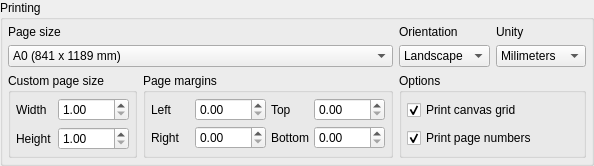
       <widget class="QGroupBox" name="printing_gb">
        <property name="sizePolicy">
         <sizepolicy hsizetype="Expanding" vsizetype="Preferred">
          <horstretch>0</horstretch>
          <verstretch>0</verstretch>
         </sizepolicy>
        </property>
        <property name="title">
         <string>Printing</string>
        </property>
        <layout class="QGridLayout" name="gridLayout_9">
         <property name="leftMargin">
          <number>5</number>
         </property>
         <property name="topMargin">
          <number>5</number>
         </property>
         <property name="rightMargin">
          <number>5</number>
         </property>
         <property name="bottomMargin">
          <number>5</number>
         </property>
         <item row="0" column="0">
          <layout class="QVBoxLayout" name="verticalLayout_3">
           <item>
            <widget class="QLabel" name="paper_lbl">
             <property name="sizePolicy">
              <sizepolicy hsizetype="Fixed" vsizetype="Preferred">
               <horstretch>0</horstretch>
               <verstretch>0</verstretch>
              </sizepolicy>
             </property>
             <property name="text">
              <string>Page size</string>
             </property>
            </widget>
           </item>
           <item>
            <layout class="QHBoxLayout" name="horizontalLayout_5">
             <item>
              <widget class="QComboBox" name="paper_cmb">
               <property name="sizePolicy">
                <sizepolicy hsizetype="Expanding" vsizetype="Fixed">
                 <horstretch>0</horstretch>
                 <verstretch>0</verstretch>
                </sizepolicy>
               </property>
               <property name="maximumSize">
                <size>
                 <width>16777215</width>
                 <height>16777215</height>
                </size>
               </property>
               <property name="currentIndex">
                <number>0</number>
               </property>
               <property name="iconSize">
                <size>
                 <width>28</width>
                 <height>28</height>
                </size>
               </property>
               <item>
                <property name="text">
                 <string>A0 (841 x 1189 mm)</string>
                </property>
               </item>
               <item>
                <property name="text">
                 <string>A1 (594 x 841 mm)</string>
                </property>
               </item>
               <item>
                <property name="text">
                 <string>A2 (420 x 594 mm)</string>
                </property>
               </item>
               <item>
                <property name="text">
                 <string>A3 (297 x 420 mm)</string>
                </property>
               </item>
               <item>
                <property name="text">
                 <string>A4 (210 x 297 mm)</string>
                </property>
               </item>
               <item>
                <property name="text">
                 <string>A5 (148 x 210 mm)</string>
                </property>
               </item>
               <item>
                <property name="text">
                 <string>A6 (105 x 148 mm)</string>
                </property>
               </item>
               <item>
                <property name="text">
                 <string>A7 (74 x 105 mm)</string>
                </property>
               </item>
               <item>
                <property name="text">
                 <string>A8 (52 x 74 mm)</string>
                </property>
               </item>
               <item>
                <property name="text">
                 <string>A9 (37 x 52 mm)</string>
                </property>
               </item>
               <item>
                <property name="text">
                 <string>B0 (1030 x 1456 mm)</string>
                </property>
               </item>
               <item>
                <property name="text">
                 <string>B1 (728 x 1030 mm)</string>
                </property>
               </item>
               <item>
                <property name="text">
                 <string>B10 (32 x 45 mm)</string>
                </property>
               </item>
               <item>
                <property name="text">
                 <string>B2 (515 x 728 mm)</string>
                </property>
               </item>
               <item>
                <property name="text">
                 <string>B3 (364 x 515 mm)</string>
                </property>
               </item>
               <item>
                <property name="text">
                 <string>B4 (257 x 364 mm)</string>
                </property>
               </item>
               <item>
                <property name="text">
                 <string>B5 (182 x 257 mm)</string>
                </property>
               </item>
               <item>
                <property name="text">
                 <string>B6 (128 x 182 mm)</string>
                </property>
               </item>
               <item>
                <property name="text">
                 <string>B7 (91 x 128 mm)</string>
                </property>
               </item>
               <item>
                <property name="text">
                 <string>B8 (64 x 91 mm)</string>
                </property>
               </item>
               <item>
                <property name="text">
                 <string>B9 (45 x 64 mm)</string>
                </property>
               </item>
               <item>
                <property name="text">
                 <string>C5E (163 x 229 mm)</string>
                </property>
               </item>
               <item>
                <property name="text">
                 <string>Comm10E (105 x 241 mm)</string>
                </property>
               </item>
               <item>
                <property name="text">
                 <string>DLE (110 x 220 mm)</string>
                </property>
               </item>
               <item>
                <property name="text">
                 <string>Executive (191 x 254 mm)</string>
                </property>
               </item>
               <item>
                <property name="text">
                 <string>Folio (210 x 330 mm)</string>
                </property>
               </item>
               <item>
                <property name="text">
                 <string>Ledger (432 x 279 mm)</string>
                </property>
               </item>
               <item>
                <property name="text">
                 <string>Legal (216 x 356 mm)</string>
                </property>
               </item>
               <item>
                <property name="text">
                 <string>Letter (216 x 279 mm)</string>
                </property>
               </item>
               <item>
                <property name="text">
                 <string>Tabloid (279 x 432 mm)</string>
                </property>
               </item>
               <item>
                <property name="text">
                 <string>Custom</string>
                </property>
               </item>
              </widget>
             </item>
            </layout>
           </item>
          </layout>
         </item>
         <item row="0" column="1">
          <layout class="QVBoxLayout" name="verticalLayout_4">
           <item>
            <widget class="QLabel" name="orientation_lbl">
             <property name="sizePolicy">
              <sizepolicy hsizetype="Fixed" vsizetype="Preferred">
               <horstretch>0</horstretch>
               <verstretch>0</verstretch>
              </sizepolicy>
             </property>
             <property name="text">
              <string>Orientation</string>
             </property>
            </widget>
           </item>
           <item>
            <widget class="QComboBox" name="orientation_cmb">
             <property name="sizePolicy">
              <sizepolicy hsizetype="Fixed" vsizetype="Fixed">
               <horstretch>0</horstretch>
               <verstretch>0</verstretch>
              </sizepolicy>
             </property>
             <item>
              <property name="text">
               <string>Landscape</string>
              </property>
             </item>
             <item>
              <property name="text">
               <string>Portrait</string>
              </property>
             </item>
            </widget>
           </item>
          </layout>
         </item>
         <item row="0" column="2">
          <layout class="QVBoxLayout" name="verticalLayout_7">
           <item>
            <widget class="QLabel" name="label">
             <property name="sizePolicy">
              <sizepolicy hsizetype="Fixed" vsizetype="Preferred">
               <horstretch>0</horstretch>
               <verstretch>0</verstretch>
              </sizepolicy>
             </property>
             <property name="text">
              <string>Unity</string>
             </property>
            </widget>
           </item>
           <item>
            <widget class="QComboBox" name="unity_cmb">
             <property name="sizePolicy">
              <sizepolicy hsizetype="Fixed" vsizetype="Fixed">
               <horstretch>0</horstretch>
               <verstretch>0</verstretch>
              </sizepolicy>
             </property>
             <property name="currentIndex">
              <number>0</number>
             </property>
             <property name="iconSize">
              <size>
               <width>28</width>
               <height>28</height>
              </size>
             </property>
             <item>
              <property name="text">
               <string>Milimeters</string>
              </property>
             </item>
             <item>
              <property name="text">
               <string>Pixels</string>
              </property>
             </item>
             <item>
              <property name="text">
               <string>Inches</string>
              </property>
             </item>
             <item>
              <property name="text">
               <string>Centimeter</string>
              </property>
             </item>
            </widget>
           </item>
          </layout>
         </item>
         <item row="1" column="0">
          <layout class="QHBoxLayout" name="horizontalLayout">
           <item>
            <widget class="QGroupBox" name="custom_page_sz_grp">
             <property name="sizePolicy">
              <sizepolicy hsizetype="Fixed" vsizetype="Preferred">
               <horstretch>0</horstretch>
               <verstretch>0</verstretch>
              </sizepolicy>
             </property>
             <property name="title">
              <string>Custom page size</string>
             </property>
             <layout class="QGridLayout" name="gridLayout_3">
              <property name="leftMargin">
               <number>5</number>
              </property>
              <property name="topMargin">
               <number>5</number>
              </property>
              <property name="rightMargin">
               <number>5</number>
              </property>
              <property name="bottomMargin">
               <number>5</number>
              </property>
              <item row="0" column="0">
               <widget class="QLabel" name="width_lbl">
                <property name="sizePolicy">
                 <sizepolicy hsizetype="Fixed" vsizetype="Preferred">
                  <horstretch>0</horstretch>
                  <verstretch>0</verstretch>
                 </sizepolicy>
                </property>
                <property name="text">
                 <string>Width</string>
                </property>
               </widget>
              </item>
              <item row="0" column="1">
               <widget class="QDoubleSpinBox" name="width_spb">
                <property name="sizePolicy">
                 <sizepolicy hsizetype="Preferred" vsizetype="Fixed">
                  <horstretch>0</horstretch>
                  <verstretch>0</verstretch>
                 </sizepolicy>
                </property>
                <property name="minimum">
                 <double>1.000000000000000</double>
                </property>
                <property name="maximum">
                 <double>9999.989999999999782</double>
                </property>
               </widget>
              </item>
              <item row="1" column="0">
               <widget class="QLabel" name="height_lbl">
                <property name="sizePolicy">
                 <sizepolicy hsizetype="Fixed" vsizetype="Preferred">
                  <horstretch>0</horstretch>
                  <verstretch>0</verstretch>
                 </sizepolicy>
                </property>
                <property name="text">
                 <string>Height</string>
                </property>
               </widget>
              </item>
              <item row="1" column="1">
               <widget class="QDoubleSpinBox" name="height_spb">
                <property name="sizePolicy">
                 <sizepolicy hsizetype="Preferred" vsizetype="Fixed">
                  <horstretch>0</horstretch>
                  <verstretch>0</verstretch>
                 </sizepolicy>
                </property>
                <property name="minimum">
                 <double>1.000000000000000</double>
                </property>
                <property name="maximum">
                 <double>9999.989999999999782</double>
                </property>
               </widget>
              </item>
             </layout>
            </widget>
           </item>
           <item>
            <widget class="QGroupBox" name="page_margins_grp">
             <property name="title">
              <string>Page margins</string>
             </property>
             <layout class="QGridLayout" name="gridLayout">
              <property name="leftMargin">
               <number>5</number>
              </property>
              <property name="topMargin">
               <number>5</number>
              </property>
              <property name="rightMargin">
               <number>5</number>
              </property>
              <property name="bottomMargin">
               <number>5</number>
              </property>
              <property name="spacing">
               <number>5</number>
              </property>
              <item row="1" column="1">
               <widget class="QDoubleSpinBox" name="right_marg">
                <property name="sizePolicy">
                 <sizepolicy hsizetype="Preferred" vsizetype="Fixed">
                  <horstretch>0</horstretch>
                  <verstretch>0</verstretch>
                 </sizepolicy>
                </property>
                <property name="toolTip">
                 <string>Right margin</string>
                </property>
                <property name="maximum">
                 <double>5000.000000000000000</double>
                </property>
               </widget>
              </item>
              <item row="1" column="0">
               <widget class="QLabel" name="right_lbl">
                <property name="sizePolicy">
                 <sizepolicy hsizetype="Fixed" vsizetype="Preferred">
                  <horstretch>0</horstretch>
                  <verstretch>0</verstretch>
                 </sizepolicy>
                </property>
                <property name="minimumSize">
                 <size>
                  <width>39</width>
                  <height>0</height>
                 </size>
                </property>
                <property name="text">
                 <string>Right</string>
                </property>
               </widget>
              </item>
              <item row="1" column="2">
               <widget class="QLabel" name="bottom_lbl">
                <property name="sizePolicy">
                 <sizepolicy hsizetype="Fixed" vsizetype="Preferred">
                  <horstretch>0</horstretch>
                  <verstretch>0</verstretch>
                 </sizepolicy>
                </property>
                <property name="text">
                 <string>Bottom</string>
                </property>
               </widget>
              </item>
              <item row="0" column="2">
               <widget class="QLabel" name="top_lbl">
                <property name="sizePolicy">
                 <sizepolicy hsizetype="Fixed" vsizetype="Preferred">
                  <horstretch>0</horstretch>
                  <verstretch>0</verstretch>
                 </sizepolicy>
                </property>
                <property name="text">
                 <string>Top</string>
                </property>
               </widget>
              </item>
              <item row="1" column="3">
               <widget class="QDoubleSpinBox" name="bottom_marg">
                <property name="sizePolicy">
                 <sizepolicy hsizetype="Preferred" vsizetype="Fixed">
                  <horstretch>0</horstretch>
                  <verstretch>0</verstretch>
                 </sizepolicy>
                </property>
                <property name="toolTip">
                 <string>Bottom margin</string>
                </property>
                <property name="maximum">
                 <double>5000.000000000000000</double>
                </property>
               </widget>
              </item>
              <item row="0" column="0">
               <widget class="QLabel" name="left_lbl">
                <property name="sizePolicy">
                 <sizepolicy hsizetype="Fixed" vsizetype="Preferred">
                  <horstretch>0</horstretch>
                  <verstretch>0</verstretch>
                 </sizepolicy>
                </property>
                <property name="minimumSize">
                 <size>
                  <width>39</width>
                  <height>0</height>
                 </size>
                </property>
                <property name="text">
                 <string>Left</string>
                </property>
               </widget>
              </item>
              <item row="0" column="1">
               <widget class="QDoubleSpinBox" name="left_marg">
                <property name="sizePolicy">
                 <sizepolicy hsizetype="Preferred" vsizetype="Fixed">
                  <horstretch>0</horstretch>
                  <verstretch>0</verstretch>
                 </sizepolicy>
                </property>
                <property name="toolTip">
                 <string>Left margin</string>
                </property>
                <property name="maximum">
                 <double>5000.000000000000000</double>
                </property>
               </widget>
              </item>
              <item row="0" column="3">
               <widget class="QDoubleSpinBox" name="top_marg">
                <property name="sizePolicy">
                 <sizepolicy hsizetype="Preferred" vsizetype="Fixed">
                  <horstretch>0</horstretch>
                  <verstretch>0</verstretch>
                 </sizepolicy>
                </property>
                <property name="toolTip">
                 <string>Top margin</string>
                </property>
                <property name="maximum">
                 <double>5000.000000000000000</double>
                </property>
               </widget>
              </item>
             </layout>
            </widget>
           </item>
          </layout>
         </item>
         <item row="1" column="1" colspan="2">
          <widget class="QGroupBox" name="options_gb">
           <property name="sizePolicy">
            <sizepolicy hsizetype="Preferred" vsizetype="Preferred">
             <horstretch>0</horstretch>
             <verstretch>0</verstretch>
            </sizepolicy>
           </property>
           <property name="title">
            <string>Options</string>
           </property>
           <layout class="QVBoxLayout" name="verticalLayout_9">
            <property name="leftMargin">
             <number>5</number>
            </property>
            <property name="topMargin">
             <number>5</number>
            </property>
            <property name="rightMargin">
             <number>5</number>
            </property>
            <property name="bottomMargin">
             <number>5</number>
            </property>
            <item>
             <widget class="QCheckBox" name="print_grid_chk">
              <property name="sizePolicy">
               <sizepolicy hsizetype="Fixed" vsizetype="Fixed">
                <horstretch>0</horstretch>
                <verstretch>0</verstretch>
               </sizepolicy>
              </property>
              <property name="text">
               <string>Print canvas grid</string>
              </property>
              <property name="checked">
               <bool>true</bool>
              </property>
             </widget>
            </item>
            <item>
             <widget class="QCheckBox" name="print_pg_num_chk">
              <property name="sizePolicy">
               <sizepolicy hsizetype="Expanding" vsizetype="Fixed">
                <horstretch>0</horstretch>
                <verstretch>0</verstretch>
               </sizepolicy>
              </property>
              <property name="text">
               <string>Print page numbers</string>
              </property>
              <property name="checked">
               <bool>true</bool>
              </property>
             </widget>
            </item>
           </layout>
          </widget>
         </item>
        </layout>
       </widget>
